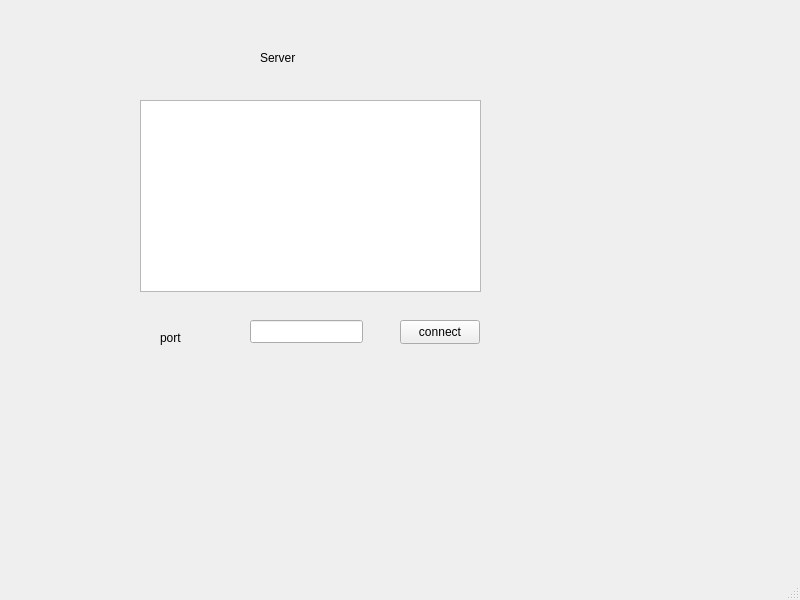
<?xml version="1.0" encoding="UTF-8"?>
<ui version="4.0">
 <class>Server</class>
 <widget class="QMainWindow" name="Server">
  <property name="geometry">
   <rect>
    <x>0</x>
    <y>0</y>
    <width>800</width>
    <height>600</height>
   </rect>
  </property>
  <property name="windowTitle">
   <string>Server</string>
  </property>
  <widget class="QWidget" name="centralwidget">
   <widget class="QLabel" name="label">
    <property name="geometry">
     <rect>
      <x>260</x>
      <y>50</y>
      <width>54</width>
      <height>16</height>
     </rect>
    </property>
    <property name="text">
     <string>Server</string>
    </property>
   </widget>
   <widget class="QPushButton" name="pushButton">
    <property name="geometry">
     <rect>
      <x>400</x>
      <y>320</y>
      <width>80</width>
      <height>24</height>
     </rect>
    </property>
    <property name="text">
     <string>connect</string>
    </property>
   </widget>
   <widget class="QLineEdit" name="lineEdit">
    <property name="geometry">
     <rect>
      <x>250</x>
      <y>320</y>
      <width>113</width>
      <height>23</height>
     </rect>
    </property>
   </widget>
   <widget class="QLabel" name="label_2">
    <property name="geometry">
     <rect>
      <x>160</x>
      <y>330</y>
      <width>54</width>
      <height>16</height>
     </rect>
    </property>
    <property name="text">
     <string>port</string>
    </property>
   </widget>
   <widget class="QTextBrowser" name="textBrowser">
    <property name="geometry">
     <rect>
      <x>140</x>
      <y>100</y>
      <width>341</width>
      <height>192</height>
     </rect>
    </property>
   </widget>
  </widget>
  <widget class="QStatusBar" name="statusbar"/>
 </widget>
 <resources/>
 <connections/>
</ui>
